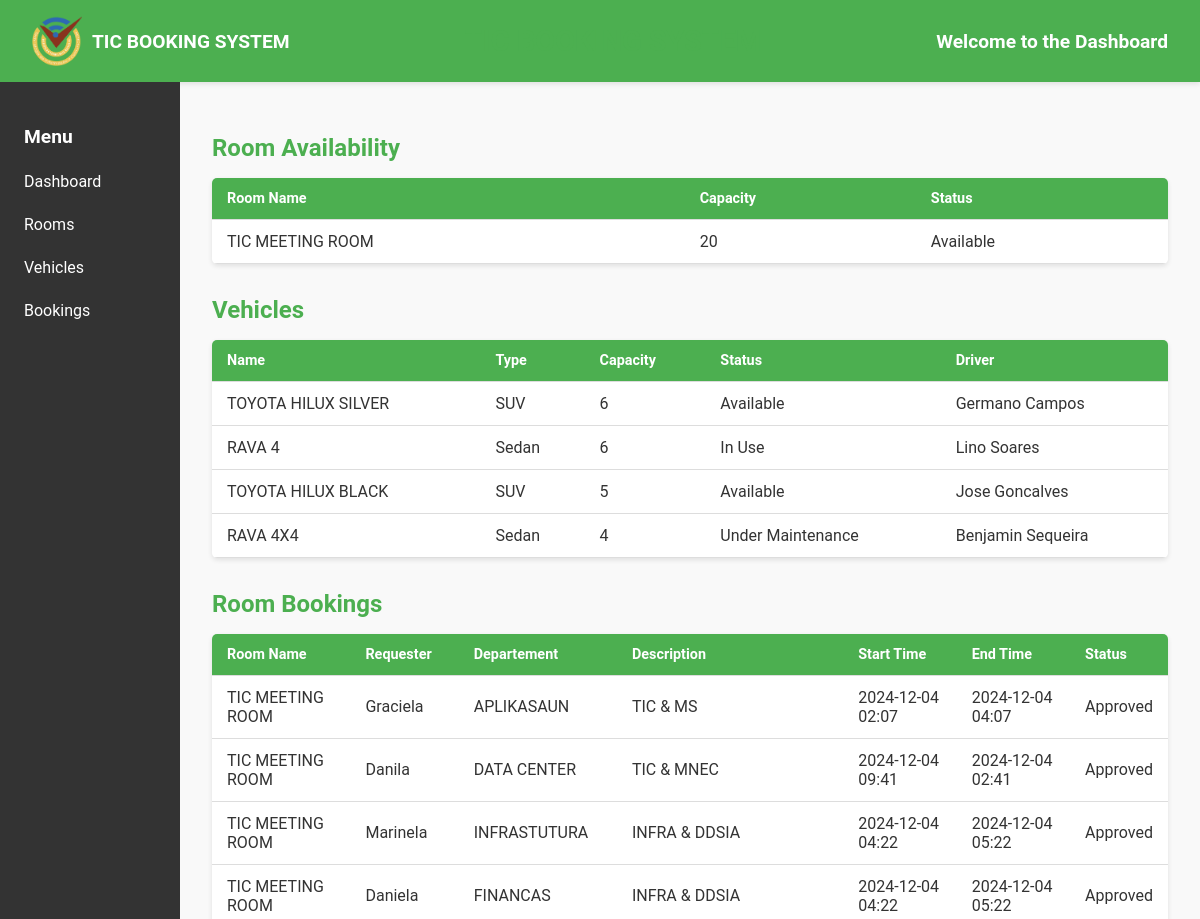
Before: / (upper part) with the older database file.
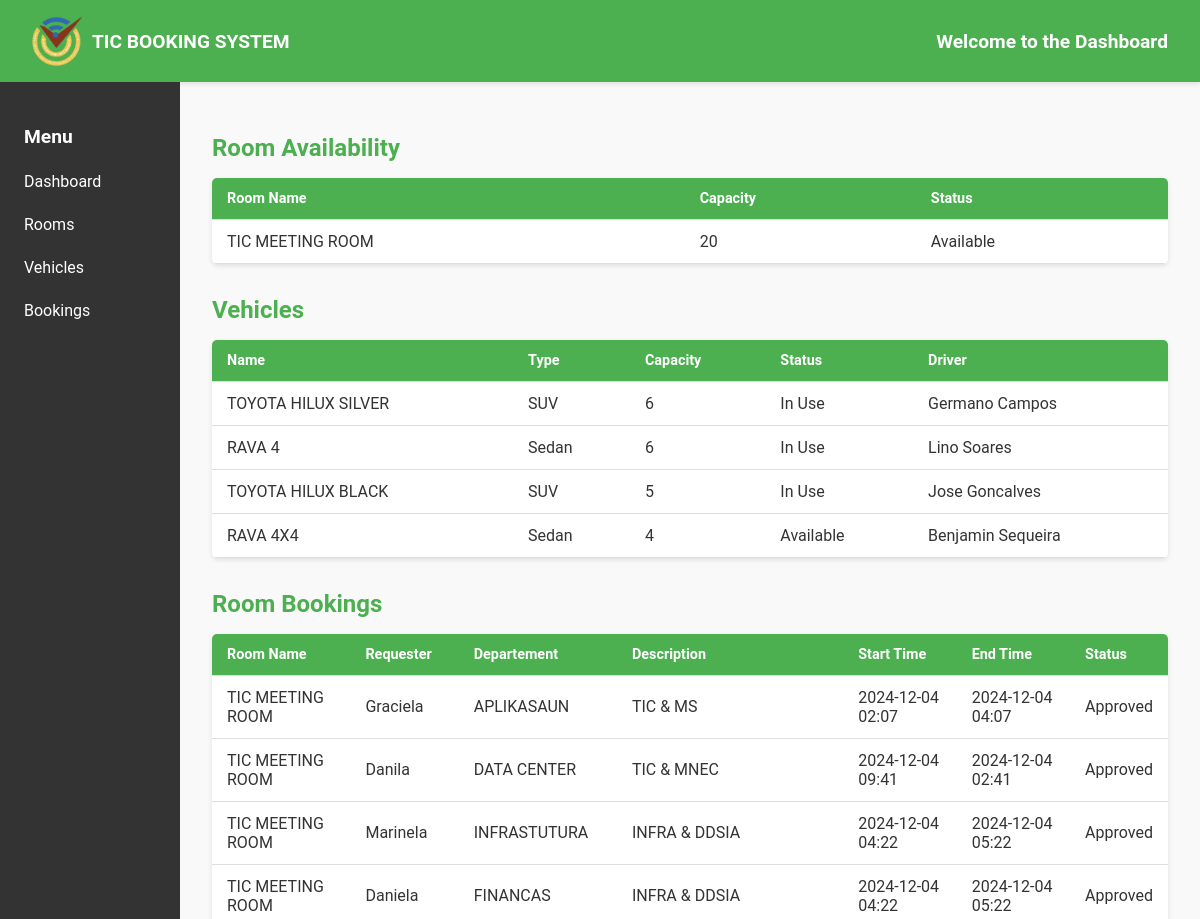
After: the same page with the newer database file.
### bookingsystem/models.py (models this page shows, shortened)
class Vehicle(models.Model):
    name = models.CharField(max_length=100)
    type = models.CharField(max_length=50, choices=[
        ('Sedan', 'Sedan'),
        ('SUV', 'SUV'),
        ('Van', 'Van'),
        ('Truck', 'Truck'),
    ])
    capacity = models.IntegerField()
    status = models.CharField(max_length=50, choices=[
        ('Available', 'Available'),
        ('In Use', 'In Use'),
        ('Under Maintenance', 'Under Maintenance'),
    ])
    driver = models.ForeignKey(
        Driver,
        on_delete=models.SET_NULL,
        null=True,
        blank=True,
        related_name='vehicles'
    )

class Driver(models.Model):
    name = models.CharField(max_length=100)
    license_number = models.CharField(max_length=50, unique=True)

### bookingsystem/views.py (the view)
# urls.py: path('', views.dashboard, name='dashboard'),  # Dashboard
def dashboard(request):
    rooms = Room.objects.all()
    vehicles = Vehicle.objects.all()
    bookings = Booking.objects.select_related('room', 'vehicle', 'departement').all()
    departements = Departement.objects.all()
    context = {
        'rooms': rooms,
        'vehicles': vehicles,
        'bookings': bookings,
        'departements': departements,
    }
    return render(request, 'dashboard.html', context)

### bookingsystem/templates/dashboard.html (shortened to what the changed rows need)
{% load static %}
<!DOCTYPE html>
<html lang="en">
<head>
</head>
<body>
    <header>
        <h1>TIC BOOKING SYSTEM</h1>
    </header>
    <div class="container">
        <div class="main-content">
            <h2>Room Availability</h2>
            <table>
                <thead>
                    <tr>
                        <th>Room Name</th>
                        <th>Capacity</th>
                        <th>Status</th>
                    </tr>
                </thead>
            </table>
            <h2>Vehicles</h2>
            <table>
                <thead>
                    <tr>
                        <th>Name</th>
                        <th>Type</th>
                        <th>Capacity</th>
                        <th>Status</th>
                        <th>Driver</th>
                    </tr>
                </thead>
                <tbody>
                    {% for vehicle in vehicles %}
                        <tr>
                            <td>{{ vehicle.name }}</td>
                            <td>{{ vehicle.type }}</td>
                            <td>{{ vehicle.capacity }}</td>
                            <td>{{ vehicle.status }}</td>
                            <td>
                                {% if vehicle.driver %}
                                    {{ vehicle.driver.name }}
                                {% else %}
                                    No Driver
                                {% endif %}
                            </td>
                        </tr>
                    {% empty %}
                        <tr>
                            <td colspan="5" class="no-data">No vehicles available.</td>
                        </tr>
                    {% endfor %}
                </tbody>
            </table>
            <h2>Room Bookings</h2>
            <table>
                <thead>
                    <tr>
                        <th>Room Name</th>
                        <th>Requester</th>
                        <th>Departement</th>
                        <th>Description</th>
                        <th>Start Time</th>
                        <th>End Time</th>
                        <th>Status</th>
                    </tr>
                </thead>
            </table>
        </div>
    </div>
</body>
</html>

Changed rows visible on the page:
changed Vehicle "TOYOTA HILUX SILVER": status "Available" → "In Use"
changed Vehicle "TOYOTA HILUX BLACK": status "Available" → "In Use"
changed Vehicle "RAVA 4X4": status "Under Maintenance" → "Available"
